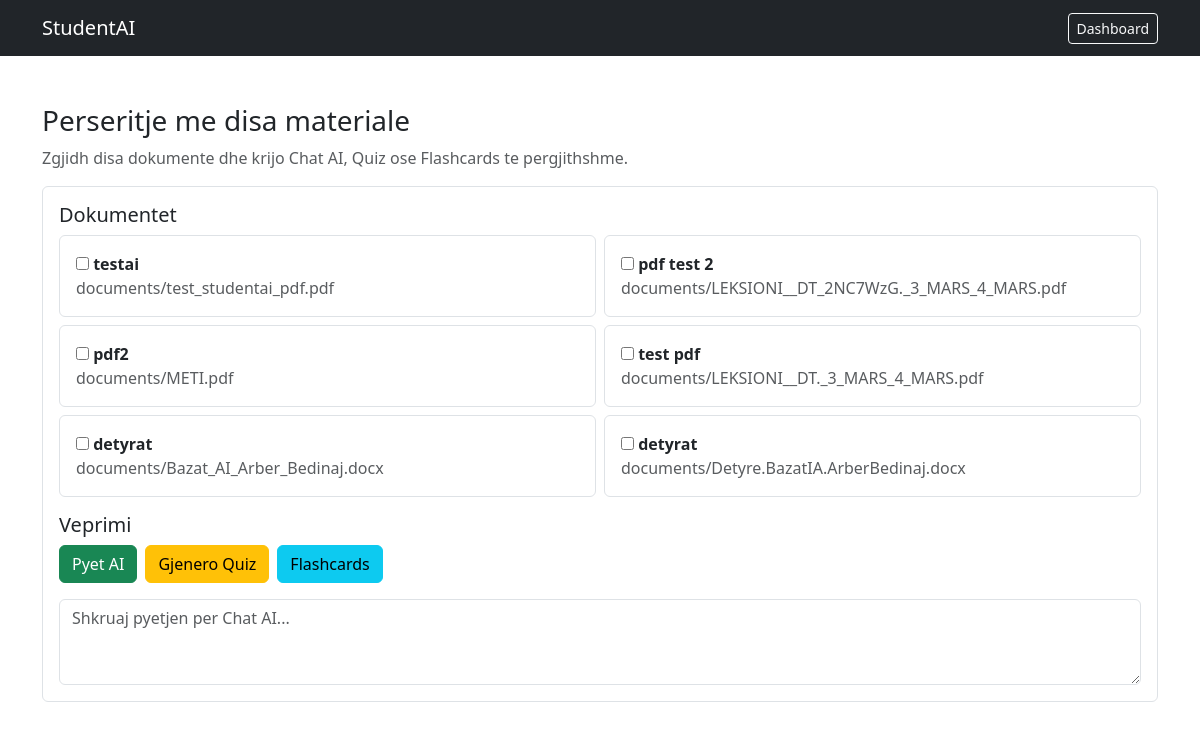
/documents/multi-study/ (signed in), run on the app's committed database.
### documents/models.py (models this page shows, shortened)
class Document(models.Model):
    title = models.CharField(max_length=255)
    file = models.FileField(
        upload_to='documents/'
    )
    uploaded_by = models.ForeignKey(
        User,
        on_delete=models.CASCADE
    )
    uploaded_at = models.DateTimeField(
        auto_now_add=True
    )
    summary = models.TextField(blank=True, null=True)
    extracted_text = models.TextField(blank=True, null=True)
    ai_processed = models.BooleanField(default=False)

### documents/views.py (the view, shortened to what this page needs)
# urls.py: path('multi-study/', multi_document_study, name='multi_document_study'),
@login_required(login_url='login')
def multi_document_study(request):
    documents = Document.objects.filter(
        uploaded_by=request.user
    ).order_by('-uploaded_at')
    selected_documents = []
    selected_document_ids = []
    action = ''
    question = ''
    answer = None
    questions = None
    quiz_result = None
    flashcards = None
    flashcard_results = None
    error_message = None
    return render(
        request,
        'documents/multi_study.html',
        {
            'documents': documents,
            'selected_document_ids': [str(id_value) for id_value in selected_document_ids],
            'selected_documents': selected_documents,
            'action': action,
            'question': question,
            'answer': answer,
            'questions': questions,
            'quiz_result': quiz_result,
            'flashcards': flashcards,
            'flashcard_results': flashcard_results,
            'error_message': error_message
        }
    )

### documents/templates/documents/multi_study.html (shortened to what this page needs)
<!DOCTYPE html>
<html>
<head>
    <link href="https://cdn.jsdelivr.net/npm/bootstrap@5.3.7/dist/css/bootstrap.min.css" rel="stylesheet">
</head>
<body>
<nav class="navbar navbar-dark bg-dark">
    <div class="container">
        <a href="{% url 'dashboard' %}" class="navbar-brand">StudentAI</a>
        <a href="{% url 'dashboard' %}" class="btn btn-outline-light btn-sm">Dashboard</a>
    </div>
</nav>
<main class="container mt-5">
    <h1 class="h3">Perseritje me disa materiale</h1>
    <p class="text-muted">
        Zgjidh disa dokumente dhe krijo Chat AI, Quiz ose Flashcards te pergjithshme.
    </p>
    <form method="POST" id="study-form" class="border rounded p-3 mb-4">
        <h2 class="h5">Dokumentet</h2>
        {% if documents %}
            <div class="row g-2 mb-3">
                {% for document in documents %}
                    <div class="col-md-6">
                        <label class="border rounded p-3 w-100">
                            <input
                                type="checkbox"
                                name="documents"
                                value="{{ document.id }}"
                            >
                            <strong>{{ document.title }}</strong>
                            <br>
                            <span class="text-muted">{{ document.file.name }}</span>
                        </label>
                    </div>
                {% endfor %}
            </div>
            <h2 class="h5">Veprimi</h2>
            <div class="d-flex flex-wrap gap-2 mb-3">
                <button class="btn btn-success" type="submit" name="action" value="chat">
                    Pyet AI
                </button>
                <button class="btn btn-warning" type="submit" name="action" value="quiz">
                    Gjenero Quiz
                </button>
                <button class="btn btn-info" type="submit" name="action" value="flashcards">
                    Flashcards
                </button>
            </div>
            <textarea
                name="question"
                class="form-control"
                rows="3"
                placeholder="Shkruaj pyetjen per Chat AI..."
            >{{ question }}</textarea>
        {% else %}
            <div class="alert alert-info mb-0">
                Nuk ke dokumente te ngarkuara.
            </div>
        {% endif %}
    </form>
</main>
</body>
</html>

### data on the page
Document: title "testai", file.name "documents/test_studentai_pdf.pdf"
Document: title "pdf test 2", file.name "documents/LEKSIONI__DT_2NC7WzG._3_MARS_4_MARS.pdf"
Document: title "pdf2", file.name "documents/METI.pdf"
Document: title "test pdf", file.name "documents/LEKSIONI__DT._3_MARS_4_MARS.pdf"
Document: title "detyrat", file.name "documents/Bazat_AI_Arber_Bedinaj.docx"
Document: title "detyrat", file.name "documents/Detyre.BazatIA.ArberBedinaj.docx"
